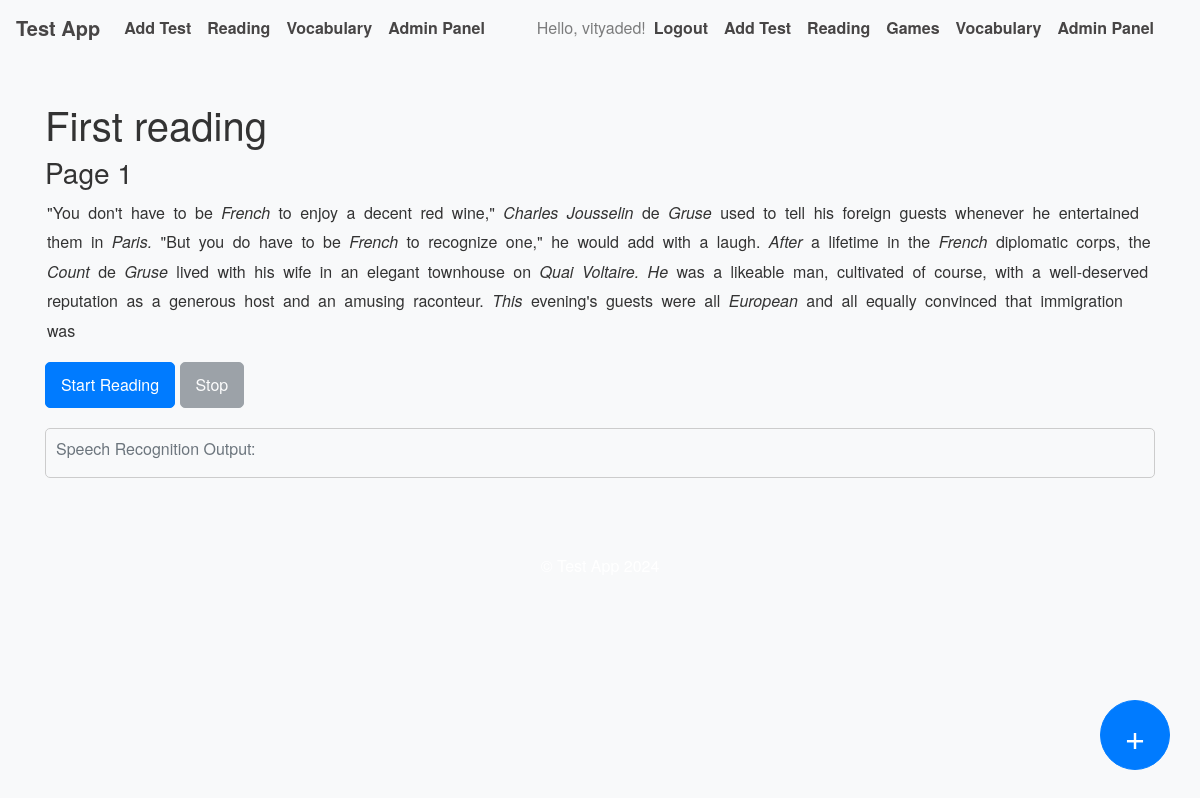
Screenshot of /reading/activity/1/page/1 (signed in) with the database file from the repository.
### app/models.py (models this page shows, shortened)
class User(UserMixin, db.Model):
    __tablename__ = 'user'  # Explicitly specify table name
    id = db.Column(db.Integer, primary_key=True)
    username = db.Column(db.String(150), nullable=False, unique=True)
    password = db.Column(db.String(200), nullable=False)
    is_admin = db.Column(db.Boolean, default=False)
    test_results = db.relationship('TestResult', backref='user', lazy=True, cascade='all, delete-orphan')
    tests_created = db.relationship('Test', backref='creator', lazy=True, cascade='all, delete-orphan')
    vocabulary = db.relationship('Vocabulary', backref='user', lazy=True, cascade='all, delete-orphan')
    learn_test_results = db.relationship('LearnTestResult', backref='user', lazy=True, cascade='all, delete-orphan')

class ReadingActivity(db.Model):
    __tablename__ = 'reading_activity' # Add this line for clarity
    id = db.Column(db.Integer, primary_key=True)
    title = db.Column(db.String(255))
    pages = db.relationship('ReadingPage', backref='activity', lazy=True, cascade='all, delete-orphan')

class ReadingPage(db.Model):
    __tablename__ = 'reading_page' # Add this line for clarity
    id = db.Column(db.Integer, primary_key=True)
    content = db.Column(db.Text)
    page_number = db.Column(db.Integer)
    activity_id = db.Column(db.Integer, db.ForeignKey('reading_activity.id'), nullable=False)

### app/routes/reading.py (the view, shortened to what this page needs)
@reading_bp.route('/activity/<int:activity_id>/page/<int:page_number>', methods=['GET'])
@login_required
def reading_activity(activity_id, page_number):
    print(f"--- DEBUG: reading_activity - Loading page {page_number} for activity {activity_id} ---")
    try:
        activity = ReadingActivity.query.get_or_404(activity_id)
        page = ReadingPage.query.filter_by(activity_id=activity_id, page_number=page_number).first_or_404()
        progress = UserReadingProgress.query.filter_by(user_id=current_user.id, activity_id=activity_id).first()
        if not progress:
            print(f"DEBUG: reading_activity - No progress found, creating...")
            progress = UserReadingProgress(user_id=current_user.id, activity_id=activity_id, unlocked_pages=[1])
            db.session.add(progress)
            db.session.commit()
            print("DEBUG: reading_activity - New progress committed.")
        unlocked_pages = progress.unlocked_pages if isinstance(progress.unlocked_pages, list) else [1]
        print(f"DEBUG: reading_activity - Fetched unlocked_pages: {unlocked_pages}")
        print(f"DEBUG: reading_activity - Page {page_number} is unlocked. Rendering template.")
        return render_template('reading/activity.html', activity=activity, page=page, unlocked_pages=unlocked_pages)
    except Exception as e:
        db.session.rollback()
        print(f"ERROR in reading_activity: {e}")
        flash("Error loading reading page.", "danger")
        return redirect(url_for('reading.reading_tasks'))

### app/routes/auth.py (called while the page is built)
@login_manager.user_loader
def load_user(user_id):
    return User.query.get(int(user_id))

### app/templates/reading/activity.html (shortened to what this page needs)
{% extends "layouts/base.html" %}
{% block content %}
<h1>{{ activity.title }}</h1>
<h3>Page {{ page.page_number }}</h3>
<div id="text-container" class="mb-3">
    {% set non_english_words = ['bonjour', 'amigo', 'sayonara', 'café', 'façade', 'jalapeño', 'résumé', 'naïve'] %}
    {% for word in page.content.split() %}
        {% set stripped_word = word.strip('.,;!?()”“:') %}
        {% set is_proper_noun = stripped_word and stripped_word[0].isupper() and not loop.first %}
        {% set is_non_english = stripped_word and stripped_word|lower in non_english_words %}
        {% set word_classes = 'word' %}
        {% if is_proper_noun %}{% set word_classes = word_classes + ' proper-noun' %}{% endif %}
        {% if is_non_english %}{% set word_classes = word_classes + ' non-english' %}{% endif %}
        <span class="{{ word_classes }}">{{ word }}</span>
    {% endfor %}
</div>
<div class="mb-3">
    <button id="start-btn" class="btn btn-primary">Start Reading</button>
    <button id="stop-btn" class="btn btn-secondary" disabled>Stop</button>
</div>
<div id="speech-recognition-output" class="mb-3" style="margin-top: 20px;">
    <h6>Speech Recognition Output:</h6>
</div>
{% endblock %}

### app/templates/layouts/base.html (shortened to what this page needs)
<!DOCTYPE html>
<html lang="en">
<head>
  <link rel="stylesheet" href="https://stackpath.bootstrapcdn.com/bootstrap/4.5.2/css/bootstrap.min.css">
  <link rel="stylesheet" href="{{ url_for('static', filename='styles.css') }}">
</head>
<body>
  <nav class="navbar navbar-expand-lg navbar-light bg-light">
    <a class="navbar-brand" href="{{ url_for('main.index') }}">Test App</a>
    <div class="collapse navbar-collapse" id="navbarNav">
      <ul class="navbar-nav mr-auto">
        {% if current_user.is_authenticated %}
          <li class="nav-item">
            <a class="nav-link" href="{{ url_for('tests.add_test') }}">Add Test</a>
          </li>
          <li class="nav-item">
          <a class="nav-link" href="{{ url_for('reading.reading_tasks') }}">Reading</a>
          </li>
          <li class="nav-item">
            <a class="nav-link" href="{{ url_for('vocab.my_vocabulary') }}">Vocabulary</a>
          </li>
          {% if current_user.is_admin %}
            <li class="nav-item">
              <a class="nav-link" href="{{ url_for('admin.admin_panel') }}">Admin Panel</a>
            </li>
          {% endif %}
        {% endif %}
      </ul>
      <ul class="navbar-nav ml-auto">
        {% if current_user.is_authenticated %}
          <li class="nav-item">
            <span class="navbar-text">Hello, {{ current_user.username }}!</span>
          </li>
          <li class="nav-item">
            <a class="nav-link" href="{{ url_for('auth.logout') }}">Logout</a>
          </li>
        {% endif %}
      </ul>
      <ul class="navbar-nav mr-auto">
        {% if current_user.is_authenticated %}
          <li class="nav-item">
            <a class="nav-link" href="{{ url_for('tests.add_test') }}">Add Test</a>
          </li>
          <li class="nav-item">
            <a class="nav-link" href="{{ url_for('reading.reading_tasks') }}">Reading</a>
          </li>
          <li class="nav-item">
            <a class="nav-link" href="{{ url_for('games.index') }}">Games</a>
          </li>
          <li class="nav-item">
            <a class="nav-link" href="{{ url_for('vocab.my_vocabulary') }}">Vocabulary</a>
          </li>
          {% if current_user.is_admin %}
            <li class="nav-item">
              <a class="nav-link" href="{{ url_for('admin.admin_panel') }}">Admin Panel</a>
            </li>
          {% endif %}
        {% endif %}
      </ul>
    </div>
  </nav>
  <div class="container mt-4">
    {% block content %}{% endblock %}
  </div>
  {% if current_user.is_authenticated %}
  <div class="fixed-action-btn">
    <div class="dropdown">
      <button class="btn btn-primary btn-lg rounded-circle" type="button" id="createDropdown" data-toggle="dropdown" aria-haspopup="true" aria-expanded="false">
        +
      </button>
    </div>
  </div>
  {% endif %}
  <footer class="bg-light text-center py-3 mt-4">
    <p>© Test App 2024</p>
  </footer>
</body>
</html>

### app/static/styles.css (style rules this page uses)
body { font-family: 'Helvetica Neue', Arial, sans-serif; background-color: #f8f9fa; color: #333; }
.navbar { background-color: #007bff; }
.navbar-brand, .nav-link { color: rgb(71, 69, 69) !important; font-weight: bold; }
.container { padding-top: 20px; padding-bottom: 20px; }
.btn { font-size: 1rem; padding: 10px 15px; border-radius: 5px; }
.btn-primary { background-color: #007bff; border-color: #007bff; }
footer { background-color: #007bff; color: white; padding: 20px 0; text-align: center; }
.btn-lg.rounded-circle { width: 80px; height: 80px; font-size: 40px; line-height: 60px; text-align: center; padding: 0; }

### app/templates/layouts/base.html (style rules this page uses)
.fixed-action-btn { position: fixed; bottom: 30px; right: 30px; z-index: 100; }
.btn-lg.rounded-circle { width: 70px; height: 70px; font-size: 36px; line-height: 50px; text-align: center; padding: 0; }

### app/templates/reading/activity.html (style rules this page uses)
.word { padding: 2px; cursor: pointer; display: inline-block; line-height: 1.6; transition: background-color 0.3s ease; border-radius: 3px; }
.proper-noun { font-style: italic; }
#speech-recognition-output { margin-top: 20px; padding: 10px; border: 1px solid #ccc; border-radius: 5px; background-color: #f8f9fa; min-height: 50px; }
#speech-recognition-output h6 { margin-bottom: 0.5rem; color: #6c757d; }

### rows the page displays
User: username "vityaded"
ReadingActivity: title "First reading"
ReadingPage: page_number "1"

### other values shown
{{ word }} "\"You" "don't" "have" "to" "be" "French" "to" "enjoy" "a" "decent" "red" "wine,\"" "Charles" "Jousselin" "de" "Gruse" "used" "to" "tell" "his" "foreign" "guests" "whenever" "he" "entertained" "them" "in" "Paris." "\"But" "you" "do" "have" "to" "be" "French" "to" "recognize" "one,\"" "he" "would" "add" "with" "a" "laugh." "After" "a" "lifetime" "in" "the" "French" "diplomatic" "corps," "the" "Count" "de" "Gruse" "lived" "with" "his" "wife" "in" "an" "elegant" "townhouse" "on" "Quai" "Voltaire." "He" "was" "a" "likeable" "man," "cultivated" "of" "course," "with" "a" "well-deserved" "reputation" "as" "a" "generous" "host" "and" "an" "amusing" "raconteur." "This" "evening's" "guests" "were" "all" "European" "and" "all" "equally" "convinced" "that" "immigration" "was"
